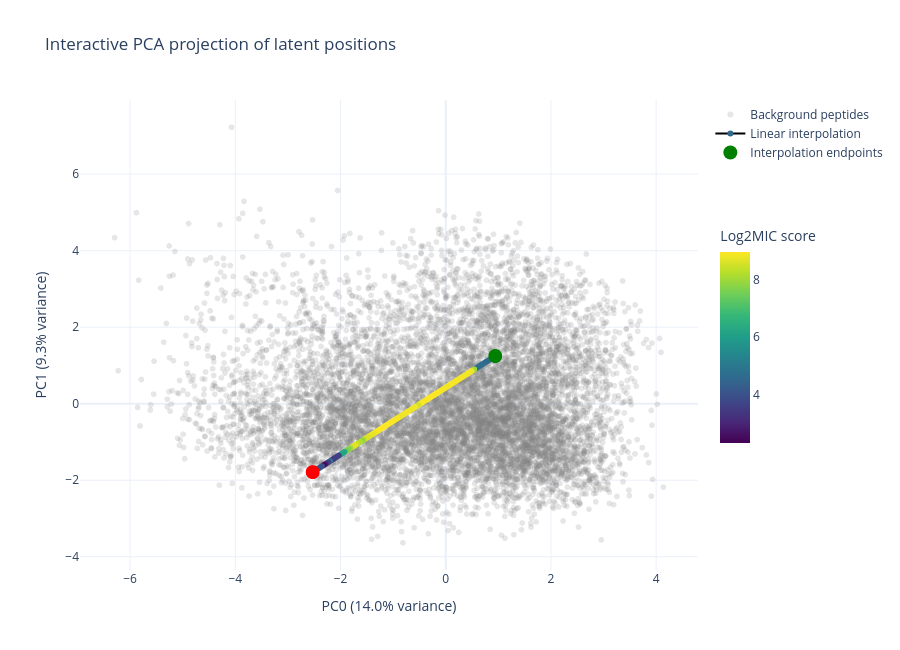

Source (notebook cell):
### Code cell
PCA_COMPONENTS = (0, 1)

fig = go.Figure()

fig.add_trace(
    go.Scattergl(
        x=latent_background_projected[:, PCA_COMPONENTS[0]],
        y=latent_background_projected[:, PCA_COMPONENTS[1]],
        mode="markers",
        name="Background peptides",
        hoverinfo="skip",
        marker={
            "size": 6,
            "opacity": 0.2,
            "color": "gray",
        },
    )
)


fig.add_trace(
    go.Scattergl(
        x=projected_linear_interpolation[:, PCA_COMPONENTS[0]],
        y=projected_linear_interpolation[:, PCA_COMPONENTS[1]],
        mode="lines+markers",
        name="Linear interpolation",
        line={"color": "black", "width": 2},
        marker={
            "size": 6,
            "color": linear_interpolation_scores,
            "colorscale": "Viridis",
            "showscale": True,
            "colorbar": {
                "title": "Log2MIC score",
                "len": 0.5,
                "y": 0.5,
                "yanchor": "middle",
                "x": 1.02,
            },
        },
        customdata=np.column_stack(
            (
                np.arange(n_points),
                interpolation_sequences,
                linear_interpolation_scores,
            )
        ),
        hovertemplate=(
            "Path point: %{customdata[0]}<br>"
            "Sequence: %{customdata[1]}<br>"
            "Log2MIC: %{customdata[2]:.4f}<extra></extra>"
        ),
    )
)

endpoint_projection = projected_linear_interpolation[[0, -1]]
endpoint_sequences = [start, end]
endpoint_scores = [start_score, end_score]
endpoint_names = ["Start", "End"]

fig.add_trace(
    go.Scattergl(
        x=endpoint_projection[:, PCA_COMPONENTS[0]],
        y=endpoint_projection[:, PCA_COMPONENTS[1]],
        mode="markers",
        name="Interpolation endpoints",
        marker={"size": 14, "color": ["green", "red"]},
        customdata=np.column_stack(
            (endpoint_names, endpoint_sequences, endpoint_scores)
        ),
        hovertemplate=(
            "%{customdata[0]}<br>"
            "Sequence: %{customdata[1]}<br>"
            "Log2MIC: %{customdata[2]:.4f}<extra></extra>"
        ),
    )
)

fig.update_layout(
    title="Interactive PCA projection of latent positions",
    xaxis_title=f"PC{PCA_COMPONENTS[0]} ({pca.explained_variance_ratio_[0]:.1%} variance)",
    yaxis_title=f"PC{PCA_COMPONENTS[1]} ({pca.explained_variance_ratio_[1]:.1%} variance)",
    template="plotly_white",
    width=900,
    height=650,
)

fig.show()

### Figure 1 — Plotly figure (JSON) as saved in the notebook; plotly's stock layout.template omitted (floating-point values rounded to 4 significant figures; data arrays with more than 128 entries replaced by an {"elided": "..."} marker saying what was removed)
{"data": [{"hoverinfo": "skip", "marker": {"color": "gray", "opacity": 0.2, "size": 6}, "mode": "markers", "name": "Background peptides", "type": "scattergl", "x": {"elided": "10000 float values"}, "y": {"elided": "10000 float values"}}, {"customdata": {"elided": "683x3 str values"}, "hovertemplate": "Path point: %{customdata[0]}<br>Sequence: %{customdata[1]}<br>Log2MIC: %{customdata[2]:.4f}<extra></extra>", "line": {"color": "black", "width": 2}, "marker": {"color": {"elided": "683 float values"}, "colorbar": {"len": 0.5, "title": {"text": "Log2MIC score"}, "x": 1.02, "y": 0.5, "yanchor": "middle"}, "colorscale": [[0, "#440154"], [0.1111, "#482878"], [0.2222, "#3e4989"], [0.3333, "#31688e"], [0.4444, "#26828e"], [0.5556, "#1f9e89"], [0.6667, "#35b779"], [0.7778, "#6ece58"], [0.8889, "#b5de2b"], [1, "#fde725"]], "showscale": true, "size": 6}, "mode": "lines+markers", "name": "Linear interpolation", "type": "scattergl", "x": {"elided": "683 float values"}, "y": {"elided": "683 float values"}}, {"customdata": [["Start", "GLFDIAKKVIGVIGSL", "4.5490546"], ["End", "WRSLGRTLLRLSCALKKLARRSGW", "4.0161495"]], "hovertemplate": "%{customdata[0]}<br>Sequence: %{customdata[1]}<br>Log2MIC: %{customdata[2]:.4f}<extra></extra>", "marker": {"color": ["green", "red"], "size": 14}, "mode": "markers", "name": "Interpolation endpoints", "type": "scattergl", "x": [0.9419, -2.529], "y": [1.246, -1.789]}], "layout": {"height": 650, "title": {"text": "Interactive PCA projection of latent positions"}, "width": 900, "xaxis": {"title": {"text": "PC0 (14.0% variance)"}}, "yaxis": {"title": {"text": "PC1 (9.3% variance)"}}}}
